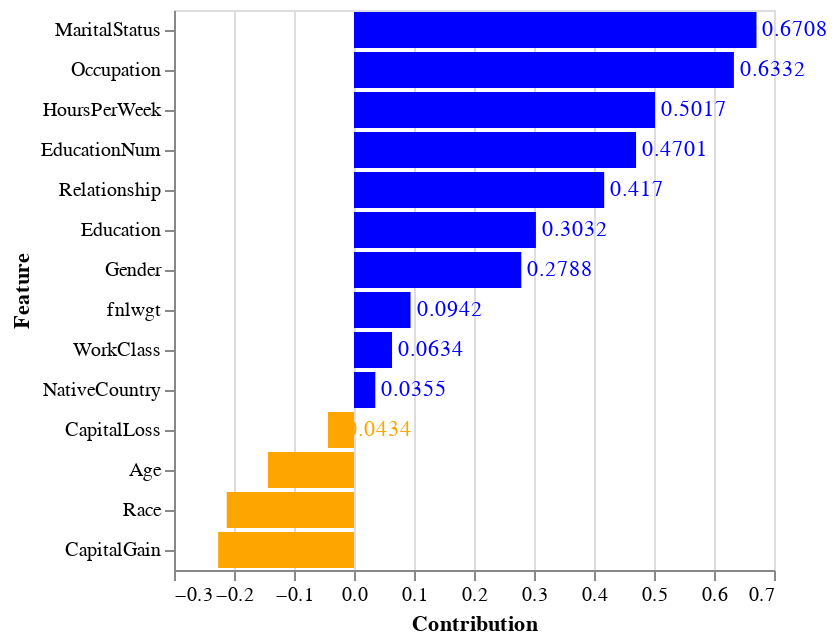

The code cell stored with this chart in its notebook:
### Code cell
ans = eag.run("Based on the chart you just drew, Add to each bar in the chart the value representing the ordinate of the bar. ")
print(ans)

### Figure 1 — Vega-Lite specification as saved in the notebook (floating-point values rounded to 4 significant figures)
{"config": {"view": {"continuousWidth": 300, "continuousHeight": 300}}, "layer": [{"mark": {"type": "bar"}, "encoding": {"color": {"condition": {"test": "(datum.Contribution > 0)", "value": "blue"}, "value": "orange"}, "x": {"field": "Contribution", "type": "quantitative"}, "y": {"field": "Feature", "sort": "-x", "type": "nominal"}}}, {"mark": {"type": "text", "align": "left", "baseline": "middle", "dx": 3}, "encoding": {"color": {"condition": {"test": "(datum.Contribution > 0)", "value": "blue"}, "value": "orange"}, "text": {"field": "Contribution", "type": "quantitative"}, "x": {"field": "Contribution", "type": "quantitative"}, "y": {"field": "Feature", "sort": "-x", "type": "nominal"}}}], "data": {"name": "data-d32f42413496b8444535bb97baea31e2"}, "$schema": "https://vega.github.io/schema/vega-lite/v5.8.0.json", "datasets": {"data-d32f42413496b8444535bb97baea31e2": [{"Feature": "MaritalStatus", "Contribution": 0.6708, "AbsContribution": 0.6708}, {"Feature": "Occupation", "Contribution": 0.6332, "AbsContribution": 0.6332}, {"Feature": "HoursPerWeek", "Contribution": 0.5017, "AbsContribution": 0.5017}, {"Feature": "EducationNum", "Contribution": 0.4701, "AbsContribution": 0.4701}, {"Feature": "Relationship", "Contribution": 0.417, "AbsContribution": 0.417}, {"Feature": "Education", "Contribution": 0.3032, "AbsContribution": 0.3032}, {"Feature": "Gender", "Contribution": 0.2788, "AbsContribution": 0.2788}, {"Feature": "CapitalGain", "Contribution": -0.2264, "AbsContribution": 0.2264}, {"Feature": "Race", "Contribution": -0.2121, "AbsContribution": 0.2121}, {"Feature": "Age", "Contribution": -0.1434, "AbsContribution": 0.1434}, {"Feature": "fnlwgt", "Contribution": 0.0942, "AbsContribution": 0.0942}, {"Feature": "WorkClass", "Contribution": 0.0634, "AbsContribution": 0.0634}, {"Feature": "CapitalLoss", "Contribution": -0.0434, "AbsContribution": 0.0434}, {"Feature": "NativeCountry", "Contribution": 0.0355, "AbsContribution": 0.0355}]}}
